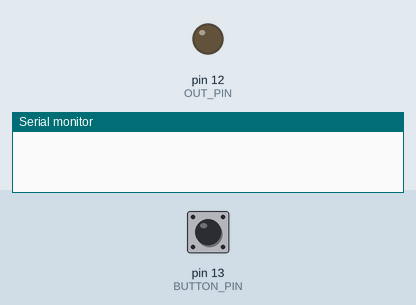
Simulated run of this sketch. Board: Arduino Leonardo, built with avr-gcc and run on an emulated ATmega32U4. On the bench: output pins drawn as LEDs (lit = HIGH), the last lines printed to the serial monitor. The test bench sets the inputs (shaded band); at power-on: pin 13 (BUTTON_PIN) LOW.

Above: at 1.2 s.
1.3 s: pin 13 (BUTTON_PIN) pulled HIGH for 0.15 s
At 1.39 s:
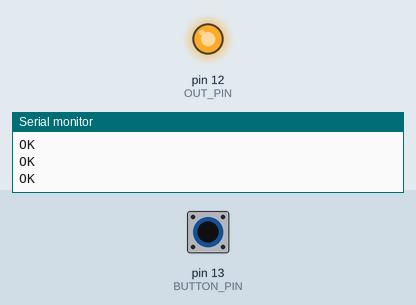
2.9 s: pin 13 (BUTTON_PIN) pulled HIGH for 3.2 s
At 6.7 s:
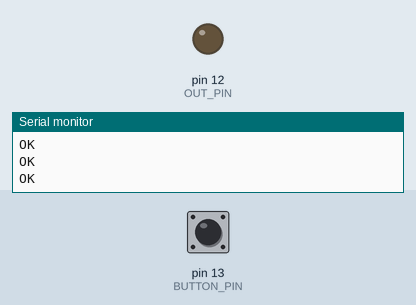
Timing chart, 0 to 8.2 s (numbered marks = the images above; inputs shaded):
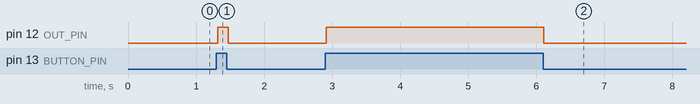

The sketch:

push_button.ino
```cpp
/***
 Questo programma mostra l'utilizzo di un push button
 (normalmente aperto).
 Quando il push button è premuto, il pin 13 risulta in stato alto.
 L'informazione viene inviata alla porta seriale del PC.

 Hardware:

 Il pin che fornisce 5V è collegato ad un push button,
 a valle del push button è collegata una resistenza di pull-down da 1 KOhm
 e la resistenza è in serie ad un diodo indicatore collegato fra la resistenza e massa.
 Il pin 13 è collegato subito a valle del push button.
 Al pin 12 è collegato tramite una resistenza da 330 ohm un led che viene
 accesso quando si preme il pulsante

 Code by Leonardo Berti (c) 2012

 */

//pin in modalità input collegato al pulsante
#define BUTTON_PIN 13

//pin in modalità output collegato al led di segnalazione
#define OUT_PIN 12

/**pin in modalità input che intercetta lo stato del
pulsante
*/
int button_pin;
/**pin output collegato al led di segnalazione pulsante premuto*/
int out_pin = 12;

boolean initV = true;

/**
 Inizializza il push button
 @param pin pin al quale è collegato il pulsante
*/
void setupButton(int pin)
{
  button_pin = pin;
  pinMode(pin, INPUT);

}

/**
 Determina se il pulsante è premuto
 Rende true se è premuto
*/
bool buttonPressed()
{
  return digitalRead(button_pin);
  //nota:sembra che il debouncing non serva

}

void setup()
{

  //avvia la comunicazione seriale
  Serial.begin(9600);
  //collega il pulsante normalmente aperto al pin 13
  setupButton(BUTTON_PIN);

  pinMode(OUT_PIN, OUTPUT);

}

void loop()
{
  delay(30);


  if (buttonPressed())
  {


      Serial.println("OK");
      initV = false;

  }
   else {
   // initV=true;
   }


  //accende il led di controllo quando il tasto è premuto
  digitalWrite(OUT_PIN, buttonPressed());

}
```

Measured:
- after the input at 1.3 s, pin 12 (OUT_PIN): LOW → HIGH at once, → LOW 0.15 s later
- after the input at 2.9 s, pin 12 (OUT_PIN): LOW → HIGH at once, → LOW 3.2 s later
